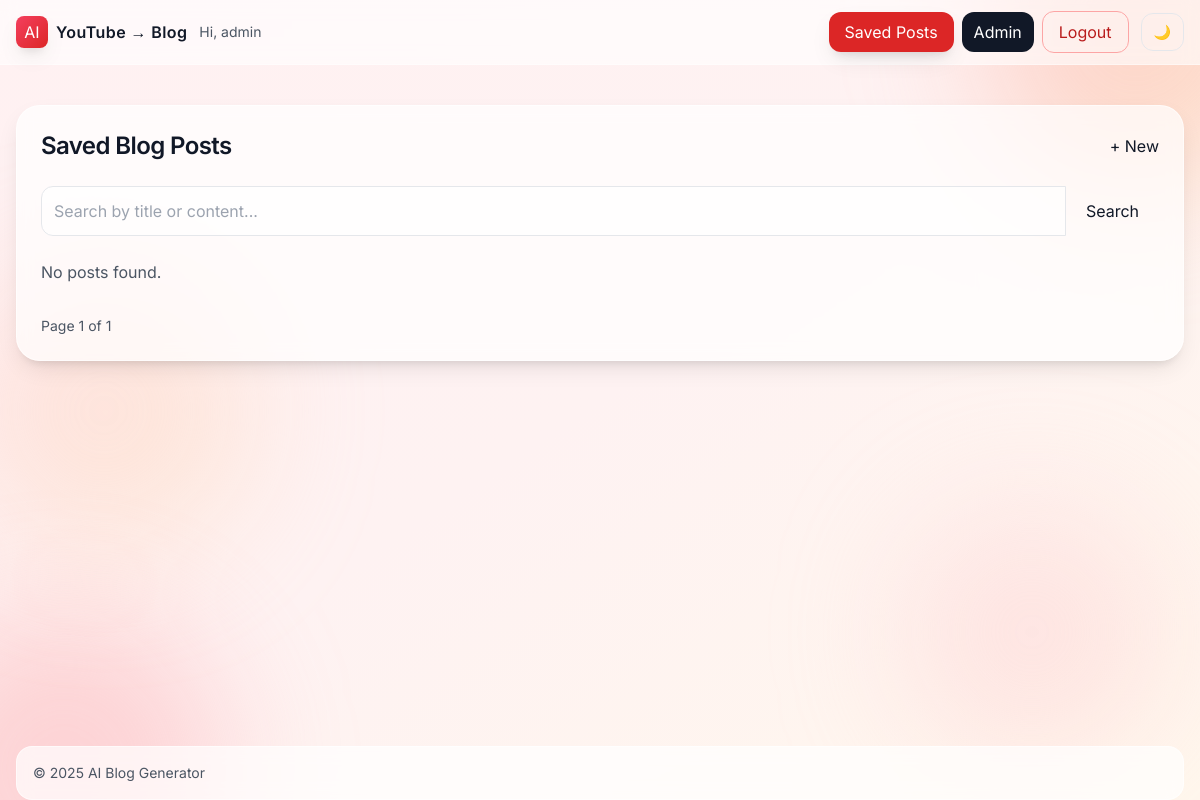
The page /blog-list (signed in) on the database as committed earlier.
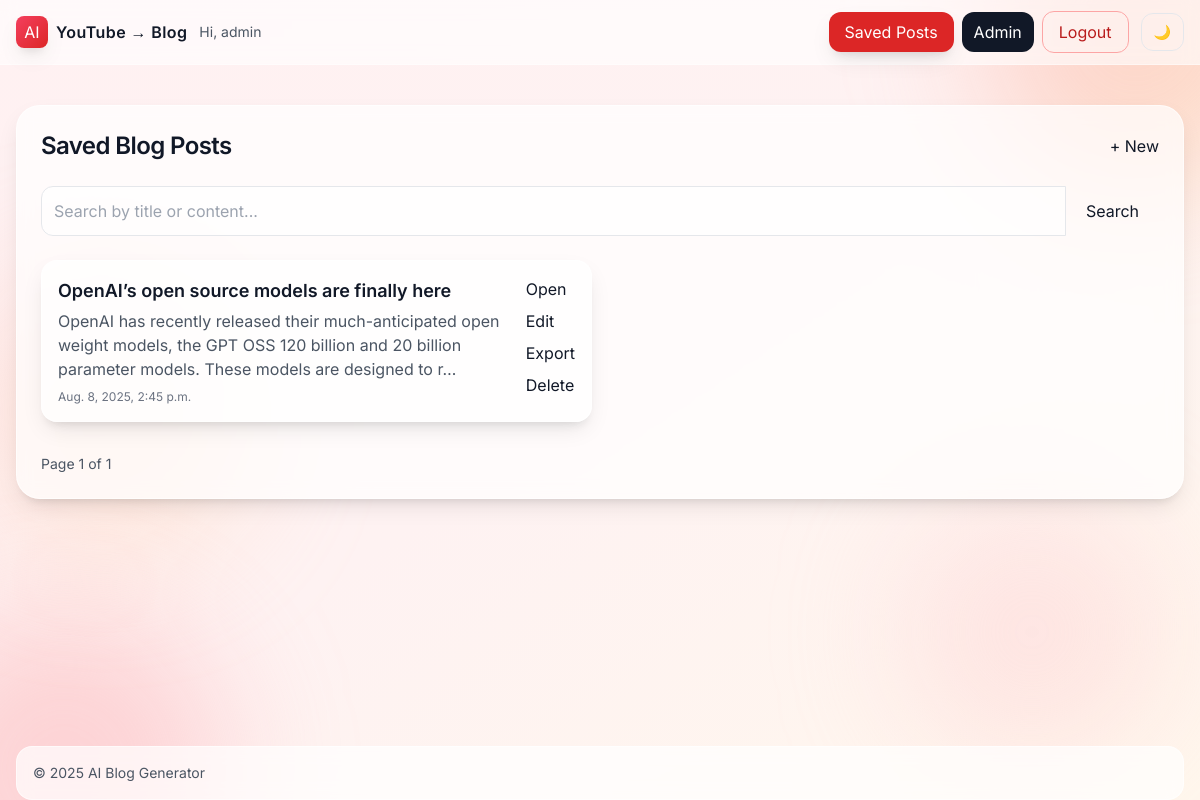
The same page on the database as committed later.
### blog_generator/models.py (models this page shows)
class BlogPost(models.Model):
    user = models.ForeignKey(User, on_delete=models.CASCADE)
    youtube_title = models.CharField(max_length=300)
    youtube_link = models.URLField()
    generated_content=models.TextField()
    created_at=models.DateTimeField(auto_now_add=True)

### blog_generator/views.py (the view)
# urls.py: path('blog-list', views.blog_list, name ='blog_list'),
@login_required
def blog_list(request):
    query = request.GET.get('q', '').strip()
    articles = BlogPost.objects.filter(user=request.user)
    if query:
        articles = articles.filter(
            Q(youtube_title__icontains=query) | Q(generated_content__icontains=query)
        )
    paginator = Paginator(articles.order_by('-created_at'), 6)
    page_number = request.GET.get('page')
    page_obj = paginator.get_page(page_number)
    return render(request, "all-blogs.html", { 'page_obj': page_obj, 'query': query })

### templates/all-blogs.html (shortened to what this page needs)
{% extends 'base.html' %}
{% block content %}
<div class="rounded-3xl border border-white/60 bg-white/70 backdrop-blur p-6 shadow-soft">
  <div class="flex items-center justify-between mb-6">
    <h2 class="text-2xl font-semibold tracking-tight">Saved Blog Posts</h2>
    <a href="/" class="btn-primary">+ New</a>
  </div>
  <form method="get" class="mb-6">
    <div class="flex">
      <input type="text" name="q" value="{{ query }}" placeholder="Search by title or content..." class="flex-grow p-3 border border-gray-200 rounded-l-xl focus:outline-none focus:ring-2 focus:ring-violet-500 bg-white/60" />
      <button class="px-5 rounded-r-xl btn-secondary">Search</button>
    </div>
  </form>
  <div class="grid md:grid-cols-2 gap-4">
    {% for article in page_obj.object_list %}
      <div class="rounded-2xl border border-white/60 bg-white/70 p-4 shadow-soft">
        <div class="flex items-start justify-between gap-4">
          <div class="min-w-0">
            <a href="{% url 'blog_details' article.id %}" class="block">
              <h3 class="text-lg font-semibold truncate">{{ article.youtube_title }}</h3>
            </a>
            <p class="text-gray-600 mt-1">{{ article.generated_content|truncatechars:160 }}</p>
            <div class="text-xs text-gray-500 mt-2">{{ article.created_at }}</div>
          </div>
          <div class="flex flex-col gap-2 shrink-0">
            <a class="chip" href="{% url 'blog_details' article.id %}">Open</a>
            <a class="chip" href="{% url 'edit_blog' article.id %}">Edit</a>
            <a class="chip" href="{% url 'export_blog' article.id %}">Export</a>
            <form action="{% url 'delete_blog' article.id %}" method="post" onsubmit="return confirm('Delete this post?');">
              <button class="chip chip-danger">Delete</button>
            </form>
          </div>
        </div>
      </div>
    {% empty %}
      <div class="text-gray-600">No posts found.</div>
    {% endfor %}
  </div>
  <div class="flex items-center justify-between mt-8">
    <div class="text-sm text-gray-600">Page {{ page_obj.number }} of {{ page_obj.paginator.num_pages }}</div>
  </div>
</div>
{% endblock %}

### templates/base.html (shortened to what this page needs)
{% load static %}
<!DOCTYPE html>
<html lang="en" class="scroll-smooth">
<head>
  <script src="https://cdn.tailwindcss.com"></script>
  <link rel="stylesheet" href="{% static 'app.css' %}">
</head>
<body class="min-h-screen flex flex-col bg-gradient-to-br from-rose-50 via-red-50 to-orange-50 dark:from-neutral-900 dark:via-neutral-950 dark:to-black text-gray-900 dark:text-gray-100">
  <div aria-hidden="true" class="fixed inset-0 -z-10 overflow-hidden">
    <div class="absolute -top-32 -right-24 h-80 w-80 rounded-full blur-3xl bg-gradient-to-br from-rose-300/40 to-orange-300/40 dark:from-red-900/40 dark:to-rose-900/40"></div>
    <div class="absolute -bottom-32 -left-24 h-80 w-80 rounded-full blur-3xl bg-gradient-to-br from-red-300/40 to-rose-300/40 dark:from-neutral-800/40 dark:to-neutral-900/40"></div>
    <div class="absolute top-1/3 -left-10 h-72 w-72 rounded-full blur-3xl bg-gradient-to-br from-red-200/40 to-orange-200/40 dark:from-neutral-700/40 dark:to-neutral-800/40"></div>
    <div class="absolute bottom-10 right-10 h-64 w-64 rounded-full blur-3xl bg-gradient-to-br from-rose-200/40 to-red-200/40 dark:from-neutral-700/40 dark:to-neutral-800/40"></div>
  </div>
  <nav class="sticky top-0 z-30 backdrop-blur supports-[backdrop-filter]:bg-white/60 bg-white/70 dark:bg-neutral-900/60 border-b border-white/40 dark:border-neutral-800">
    <div class="max-w-7xl mx-auto px-4">
      <div class="flex justify-between items-center h-16">
        <div class="flex items-center gap-3 min-w-0">
          <a href="/" class="inline-flex items-center gap-2">
            <span class="inline-flex h-8 w-8 items-center justify-center rounded-lg bg-gradient-to-br from-rose-500 to-red-600 text-white shadow-soft">AI</span>
            <span class="font-semibold tracking-wide truncate">YouTube → Blog</span>
          </a>
          {% if user.is_authenticated %}
            <span class="hidden sm:inline text-sm text-gray-600 dark:text-gray-300 truncate">Hi, {{ user.username }}</span>
          {% endif %}
        </div>
        <div class="flex items-center gap-2">
          {% if user.is_authenticated %}
            <a href="/blog-list" class="inline-flex items-center justify-center text-white bg-red-600 hover:bg-red-700 px-4 py-2 rounded-xl shadow-soft transition">Saved Posts</a>
            {% if user.is_staff or user.is_superuser %}
              <a href="/admin/" class="inline-flex items-center justify-center text-white bg-gray-900 hover:bg-black px-3 py-2 rounded-xl transition">Admin</a>
            {% endif %}
            <a href="/logout" class="inline-flex items-center justify-center px-4 py-2 rounded-xl border border-red-300 text-red-700 hover:bg-red-50 dark:hover:bg-neutral-800 transition">Logout</a>
            <button id="themeToggle" class="ml-1 inline-flex items-center justify-center px-3 py-2 rounded-xl border border-gray-200 dark:border-neutral-700 hover:bg-white dark:hover:bg-neutral-800 transition text-sm" aria-label="Toggle dark mode">🌙</button>
          {% endif %}
        </div>
      </div>
    </div>
  </nav>
  <main class="flex-1 max-w-7xl mx-auto px-4 py-10 w-full">
    {% block content %}{% endblock %}
  </main>
  <footer class="mt-auto">
    <div class="max-w-7xl mx-auto px-4">
      <div class="rounded-2xl border border-white/60 dark:border-neutral-800 bg-white/70 dark:bg-neutral-900/60 backdrop-blur p-4 flex items-center justify-between text-sm text-gray-600 dark:text-gray-300">
        <span>© 2025 AI Blog Generator</span>
      </div>
    </div>
  </footer>
</body>
</html>

### static/app.css (style rules this page uses)
.btn-primary { @apply inline-flex items-center justify-center text-white bg-gradient-to-r from-fuchsia-600 to-violet-700 px-4 py-2 rounded-xl shadow-soft hover:brightness-110 transition; }
.btn-secondary { @apply inline-flex items-center justify-center text-violet-800 bg-violet-50 px-4 py-2 rounded-xl border border-violet-100 hover:bg-violet-100 transition; }
.chip { @apply inline-flex items-center justify-center px-3 py-1 text-sm rounded-lg border border-gray-200 hover:bg-white transition; }
.chip-danger { @apply border-rose-200 text-rose-700 hover:bg-rose-50; }

Rows that differ between the two databases and show on the page:
added BlogPost: youtube_title "OpenAI’s open source models are finally here", generated_content "OpenAI has recently released their much-anticipated open weight models, the GPT OSS 120 billion and 20 billion parameter models. These models are designed to r…", created_at "Aug. 8, 2025, 2:45 p.m."
Other text that changed with them:
text no longer shown: "No posts found."
